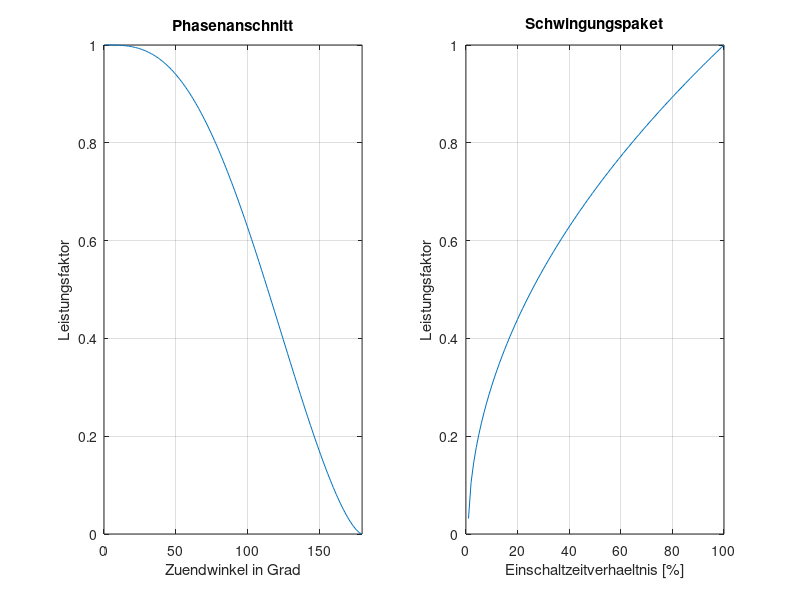

Write the MATLAB code that produced this figure.
%Leistungsfaktor
%Phasenanschnitt
clc, clear all, close all hidden
alpha= linspace(0, 180, 180); 
alpha1= deg2rad(alpha);
ProzentAlpha= alpha1/(pi)*100;

lambda_prov= sqrt(1-alpha1/pi+1/(2*pi)*sin(2*alpha1));
lambda_p= real(lambda_prov);
VP = 1-alpha1/pi+1/(2*pi)*sin(2*alpha1);
hold on
subplot(1,2,1)
plot(lambda_p)
axis([0 180 0 1])
grid on

title('Phasenanschnitt')
xlabel('Zuendwinkel in Grad')
ylabel('Leistungsfaktor')

% Schwingungspaketsteuerung
a= linspace(0.001, 1, 100);

lambda_s= sqrt(a);
subplot(1,2,2)
plot(lambda_s)
grid on
%axis([0 1 0 1])
title('Schwingungspaket')
xlabel('Einschaltzeitverhaeltnis [%]')
ylabel('Leistungsfaktor')

